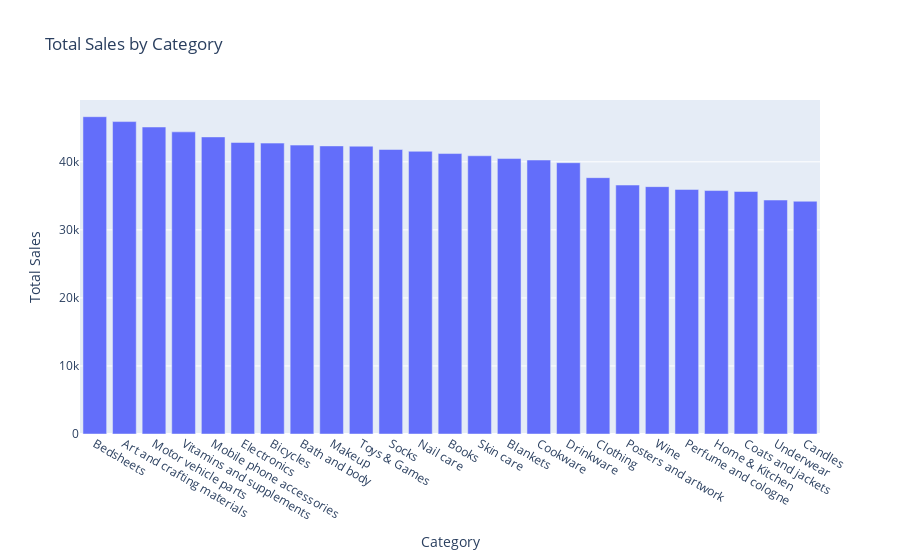

The cell this chart's notebook holds for it:
### Code cell
# Visualization of total sales by category using Matplotlib and Seaborn
plt.figure(figsize=(14, 7))
sns.barplot(data=total_sales_by_category, x='Sales', y='Category')
plt.title('Total Sales by Category')
plt.xlabel('Total Sales')
plt.ylabel('Category')
plt.show()

# Visualization of total sales by category using Plotly
fig = px.bar(total_sales_by_category, x='Category', y='Sales', title='Total Sales by Category', labels={'Sales': 'Total Sales'})
fig.update_layout(xaxis={'categoryorder':'total descending'})
fig.show()

### Figure 1 — Plotly figure (JSON) as saved in the notebook; plotly's stock layout.template omitted (floating-point values rounded to 4 significant figures)
{"data": [{"alignmentgroup": "True", "hovertemplate": "Category=%{x}<br>Total Sales=%{y}<extra></extra>", "legendgroup": "", "marker": {"color": "#636efa", "pattern": {"shape": ""}}, "name": "", "offsetgroup": "", "orientation": "v", "showlegend": false, "textposition": "auto", "type": "bar", "x": ["Bedsheets", "Art and crafting materials", "Motor vehicle parts", "Vitamins and supplements", "Mobile phone accessories", "Electronics", "Bicycles", "Bath and body", "Makeup", "Toys & Games", "Socks", "Nail care", "Books", "Skin care", "Blankets", "Cookware", "Drinkware", "Clothing", "Posters and artwork", "Wine", "Perfume and cologne", "Home & Kitchen", "Coats and jackets", "Underwear", "Candles"], "xaxis": "x", "y": [46631, 45912, 45116, 44402, 43660, 42844, 42750, 42454, 42337, 42295, 41812, 41545, 41215, 40889, 40480, 40268, 39870, 37672, 36588, 36352, 35940, 35777, 35640, 34384, 34204], "yaxis": "y"}], "layout": {"autosize": true, "barmode": "relative", "legend": {"tracegroupgap": 0}, "title": {"text": "Total Sales by Category"}, "xaxis": {"anchor": "y", "autorange": true, "categoryorder": "total descending", "domain": [0, 1], "range": [-0.5, 24.5], "title": {"text": "Category"}, "type": "category"}, "yaxis": {"anchor": "x", "autorange": true, "domain": [0, 1], "range": [0, 49090.0], "title": {"text": "Total Sales"}, "type": "linear"}}}
